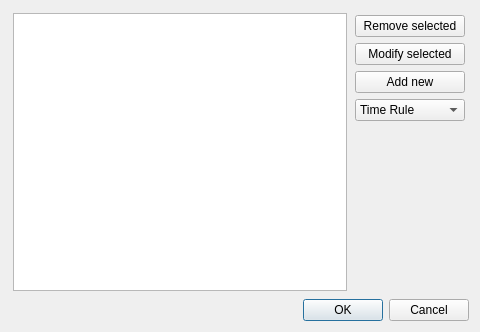
<?xml version="1.0" encoding="UTF-8"?>
<ui version="4.0">
 <class>rules_dialog</class>
 <widget class="QDialog" name="rules_dialog">
  <property name="geometry">
   <rect>
    <x>0</x>
    <y>0</y>
    <width>480</width>
    <height>332</height>
   </rect>
  </property>
  <property name="windowTitle">
   <string>Rules</string>
  </property>
  <layout class="QVBoxLayout" name="verticalLayout">
   <item>
    <widget class="QFrame" name="frame">
     <property name="frameShape">
      <enum>QFrame::NoFrame</enum>
     </property>
     <property name="frameShadow">
      <enum>QFrame::Raised</enum>
     </property>
     <layout class="QHBoxLayout" name="horizontalLayout">
      <property name="leftMargin">
       <number>2</number>
      </property>
      <property name="topMargin">
       <number>2</number>
      </property>
      <property name="rightMargin">
       <number>2</number>
      </property>
      <property name="bottomMargin">
       <number>2</number>
      </property>
      <item>
       <widget class="QListWidget" name="list_rules"/>
      </item>
      <item>
       <widget class="QFrame" name="frame_2">
        <property name="frameShape">
         <enum>QFrame::NoFrame</enum>
        </property>
        <property name="frameShadow">
         <enum>QFrame::Raised</enum>
        </property>
        <layout class="QVBoxLayout" name="verticalLayout_2">
         <property name="leftMargin">
          <number>2</number>
         </property>
         <property name="topMargin">
          <number>2</number>
         </property>
         <property name="rightMargin">
          <number>2</number>
         </property>
         <property name="bottomMargin">
          <number>2</number>
         </property>
         <item>
          <widget class="QPushButton" name="btn_remove">
           <property name="text">
            <string>Remove selected</string>
           </property>
          </widget>
         </item>
         <item>
          <widget class="QPushButton" name="btn_edit">
           <property name="text">
            <string>Modify selected</string>
           </property>
          </widget>
         </item>
         <item>
          <widget class="QPushButton" name="btn_add_new">
           <property name="text">
            <string>Add new</string>
           </property>
          </widget>
         </item>
         <item>
          <widget class="QComboBox" name="cb_new_type">
           <item>
            <property name="text">
             <string>Time Rule</string>
            </property>
           </item>
           <item>
            <property name="text">
             <string>Weekday Rule</string>
            </property>
           </item>
           <item>
            <property name="text">
             <string>Date Rule</string>
            </property>
           </item>
           <item>
            <property name="text">
             <string>Month Rule</string>
            </property>
           </item>
           <item>
            <property name="text">
             <string>File Rule</string>
            </property>
           </item>
           <item>
            <property name="text">
             <string>Stdin Rule</string>
            </property>
           </item>
          </widget>
         </item>
         <item>
          <spacer name="verticalSpacer">
           <property name="orientation">
            <enum>Qt::Vertical</enum>
           </property>
           <property name="sizeHint" stdset="0">
            <size>
             <width>20</width>
             <height>40</height>
            </size>
           </property>
          </spacer>
         </item>
        </layout>
       </widget>
      </item>
     </layout>
    </widget>
   </item>
   <item>
    <widget class="QDialogButtonBox" name="buttonBox">
     <property name="orientation">
      <enum>Qt::Horizontal</enum>
     </property>
     <property name="standardButtons">
      <set>QDialogButtonBox::Cancel|QDialogButtonBox::Ok</set>
     </property>
    </widget>
   </item>
  </layout>
 </widget>
 <resources/>
 <connections>
  <connection>
   <sender>buttonBox</sender>
   <signal>accepted()</signal>
   <receiver>rules_dialog</receiver>
   <slot>accept()</slot>
   <hints>
    <hint type="sourcelabel">
     <x>248</x>
     <y>254</y>
    </hint>
    <hint type="destinationlabel">
     <x>157</x>
     <y>274</y>
    </hint>
   </hints>
  </connection>
  <connection>
   <sender>buttonBox</sender>
   <signal>rejected()</signal>
   <receiver>rules_dialog</receiver>
   <slot>reject()</slot>
   <hints>
    <hint type="sourcelabel">
     <x>316</x>
     <y>260</y>
    </hint>
    <hint type="destinationlabel">
     <x>286</x>
     <y>274</y>
    </hint>
   </hints>
  </connection>
 </connections>
</ui>
